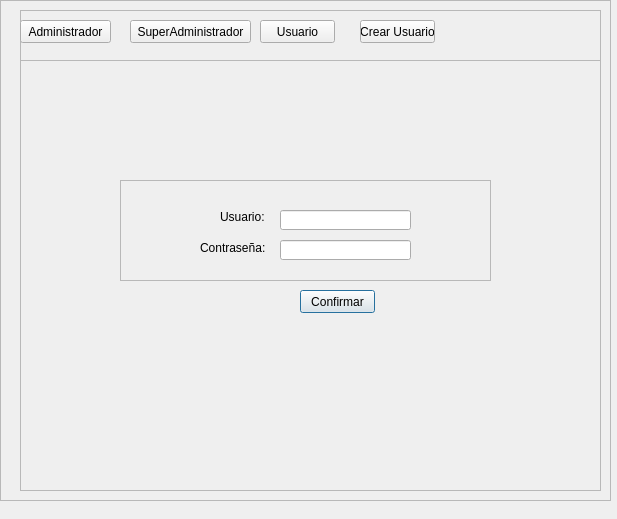
<?xml version="1.0" encoding="UTF-8"?>
<ui version="4.0">
 <class>Dialog</class>
 <widget class="QDialog" name="Dialog">
  <property name="geometry">
   <rect>
    <x>0</x>
    <y>0</y>
    <width>617</width>
    <height>519</height>
   </rect>
  </property>
  <property name="windowTitle">
   <string>Dialog</string>
  </property>
  <widget class="QFrame" name="frame">
   <property name="geometry">
    <rect>
     <x>0</x>
     <y>0</y>
     <width>611</width>
     <height>501</height>
    </rect>
   </property>
   <property name="frameShape">
    <enum>QFrame::StyledPanel</enum>
   </property>
   <property name="frameShadow">
    <enum>QFrame::Raised</enum>
   </property>
   <widget class="QFrame" name="frameLogin_2">
    <property name="geometry">
     <rect>
      <x>20</x>
      <y>60</y>
      <width>581</width>
      <height>431</height>
     </rect>
    </property>
    <property name="frameShape">
     <enum>QFrame::StyledPanel</enum>
    </property>
    <property name="frameShadow">
     <enum>QFrame::Raised</enum>
    </property>
    <widget class="QPushButton" name="btnConfirm">
     <property name="geometry">
      <rect>
       <x>280</x>
       <y>230</y>
       <width>75</width>
       <height>23</height>
      </rect>
     </property>
     <property name="text">
      <string>Confirmar</string>
     </property>
    </widget>
    <widget class="QFrame" name="frameLogin">
     <property name="geometry">
      <rect>
       <x>100</x>
       <y>120</y>
       <width>371</width>
       <height>101</height>
      </rect>
     </property>
     <property name="autoFillBackground">
      <bool>true</bool>
     </property>
     <property name="frameShape">
      <enum>QFrame::StyledPanel</enum>
     </property>
     <property name="frameShadow">
      <enum>QFrame::Raised</enum>
     </property>
     <widget class="QLabel" name="label">
      <property name="geometry">
       <rect>
        <x>100</x>
        <y>30</y>
        <width>47</width>
        <height>13</height>
       </rect>
      </property>
      <property name="text">
       <string>Usuario:</string>
      </property>
     </widget>
     <widget class="QLabel" name="label_2">
      <property name="geometry">
       <rect>
        <x>80</x>
        <y>60</y>
        <width>71</width>
        <height>16</height>
       </rect>
      </property>
      <property name="text">
       <string>Contraseña:</string>
      </property>
     </widget>
     <widget class="QLineEdit" name="lineEditUser">
      <property name="geometry">
       <rect>
        <x>160</x>
        <y>30</y>
        <width>131</width>
        <height>20</height>
       </rect>
      </property>
     </widget>
     <widget class="QLineEdit" name="lineEditPass">
      <property name="geometry">
       <rect>
        <x>160</x>
        <y>60</y>
        <width>131</width>
        <height>20</height>
       </rect>
      </property>
     </widget>
    </widget>
   </widget>
   <widget class="QFrame" name="frame_2">
    <property name="geometry">
     <rect>
      <x>20</x>
      <y>10</y>
      <width>581</width>
      <height>51</height>
     </rect>
    </property>
    <property name="frameShape">
     <enum>QFrame::StyledPanel</enum>
    </property>
    <property name="frameShadow">
     <enum>QFrame::Raised</enum>
    </property>
    <widget class="QPushButton" name="superAdminBtn">
     <property name="geometry">
      <rect>
       <x>110</x>
       <y>10</y>
       <width>121</width>
       <height>23</height>
      </rect>
     </property>
     <property name="text">
      <string>SuperAdministrador</string>
     </property>
    </widget>
    <widget class="QPushButton" name="userBtn">
     <property name="geometry">
      <rect>
       <x>240</x>
       <y>10</y>
       <width>75</width>
       <height>23</height>
      </rect>
     </property>
     <property name="text">
      <string>Usuario</string>
     </property>
    </widget>
    <widget class="QPushButton" name="adminBtn">
     <property name="geometry">
      <rect>
       <x>0</x>
       <y>10</y>
       <width>91</width>
       <height>23</height>
      </rect>
     </property>
     <property name="text">
      <string>Administrador</string>
     </property>
    </widget>
    <widget class="QPushButton" name="pushButton">
     <property name="geometry">
      <rect>
       <x>340</x>
       <y>10</y>
       <width>75</width>
       <height>23</height>
      </rect>
     </property>
     <property name="text">
      <string>Crear Usuario</string>
     </property>
    </widget>
   </widget>
  </widget>
 </widget>
 <resources/>
 <connections/>
</ui>
